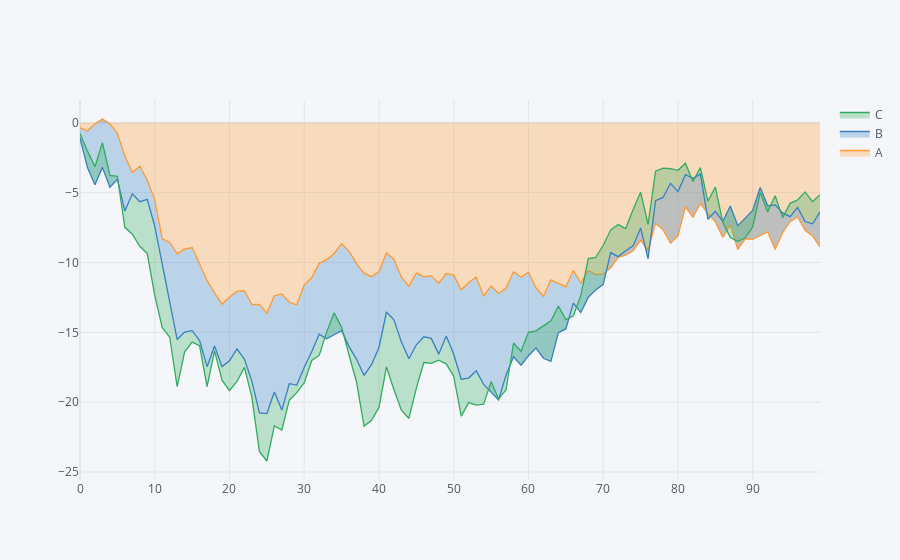

Notebook source saved alongside this figure:
### Code cell
df.iplot(kind='area', fill=True)
